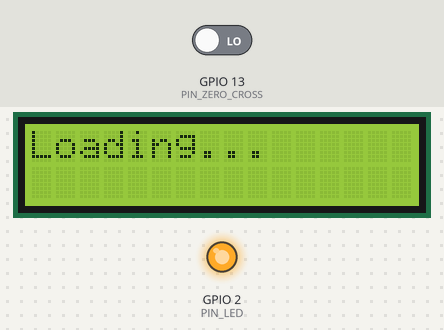
The program below on a simulated ESP8266 (Wemos D1 mini). On the bench: 16×2 character LCD, output pins drawn as LEDs (lit = HIGH). Inputs (shaded band) come from the test bench; at power-on: GPIO 13 (PIN_ZERO_CROSS) LOW. WiFi joins after 1.5 s; servers stay silent unless stated; what the program prints to the serial monitor is not drawn.

Above: at 120.9 s.
At 121.9 s:
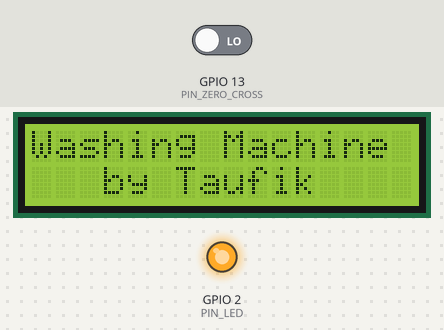
At 122.9 s:
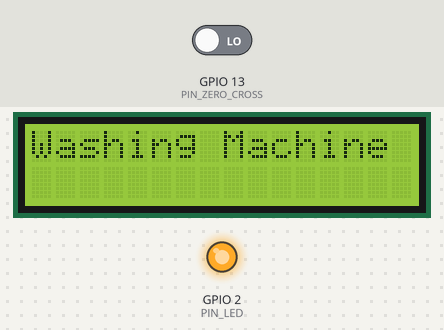
At 123.9 s:
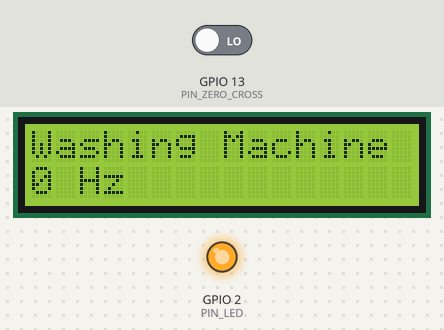
Timing chart, 0 to 125.4 s (numbered marks = the images above):
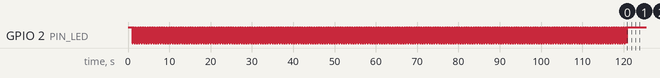

Measured:
- what the display in image 0 shows lasts 1.0 s, from 120.8 s to 121.8 s

The program:

main.cpp
```cpp
#include <Arduino.h>
#if defined(ESP8266)
  #include <ESP8266WiFi.h>
  #include <WiFiClient.h>
  #include <ESP8266WebServer.h>
  #include <ESP8266mDNS.h>
  #include <ESP8266HTTPUpdateServer.h>
  #define STASSID "IoT_TaufikHouse"
  #define STAPSK "2a6a7b8e3d53dd0f28862997e52a5a4d!"
#endif
#include <Wire.h>
#include <LiquidCrystal_I2C.h>

#if defined(ESP8266)
uint32_t PIN_LED = 2;
uint32_t PIN_ZERO_CROSS = 13;
ESP8266WebServer httpServer(80);
ESP8266HTTPUpdateServer httpUpdater;
#elif defined(STM32F1xx)
uint32_t PIN_LED = PC13;
uint32_t PIN_ZERO_CROSS = PC12;
#endif

bool ledtoogle = false;
volatile uint32_t freq = 0;
volatile uint32_t last_isr = 0;

LiquidCrystal_I2C display(PCF8574A_ADDR_A21_A11_A01, 4,5,6,16,11,12,13,14, POSITIVE);

ICACHE_RAM_ATTR void zero_crossing_isr() {
  if(millis() - last_isr > 5) {
    freq++;
    last_isr = millis();
  }
}

void setup() {
  pinMode(PIN_LED, OUTPUT);
  digitalWrite(PIN_LED, HIGH);
  Serial.begin(115200);
  Serial.println();
  Serial.println("Booting sketch...");

  #if defined(ESP8266)
  WiFi.mode(WIFI_STA);
  WiFi.begin(STASSID, STAPSK);
  MDNS.begin("washing-machine");
  httpUpdater.setup(&httpServer);
  httpServer.begin();
  MDNS.addService("http", "tcp", 80);
  Serial.println("Loaded ESP8266 routines");
  #endif

  Wire.begin();
  delay(1000);
  byte error, address, i;
  int i2cdevices = 0;
  for(address=1; address < 127; address++){
    Wire.beginTransmission(address);
    error = Wire.endTransmission();
    if(error==0){
      Serial.print(F("I2C:"));
      Serial.println(address, HEX);
      for(i=1; i<20; i++){
        ledtoogle = !ledtoogle;
        if(ledtoogle){
          digitalWrite(PIN_LED, HIGH);
        } else {
          digitalWrite(PIN_LED, LOW);
        }
        delay(50);
      }
    }
    i2cdevices++;
  }

  if(i2cdevices==0) {
    while(true){
      ledtoogle = !ledtoogle;
      if(ledtoogle){
        digitalWrite(PIN_LED, HIGH);
      } else {
        digitalWrite(PIN_LED, LOW);
      }
      delay(200);
    }
  }

  while(display.begin(16, 2, LCD_5x8DOTS) != 1) {
    Serial.println("Display failed");
    delay(2000);
    ledtoogle = !ledtoogle;
    if(ledtoogle){
      digitalWrite(PIN_LED, HIGH);
    } else {
      digitalWrite(PIN_LED, LOW);
    }
  }
  digitalWrite(PIN_LED, HIGH);

  display.print(F("Loading..."));
  delay(1000);
  attachInterrupt(PIN_ZERO_CROSS, zero_crossing_isr, RISING);
  //display.clear();
  display.setCursor(0,0);
  display.print(F("                "));
  display.setCursor(0,0);
  display.print(F("Washing Machine"));
  display.setCursor(0, 1);
  display.print(F("   by Taufik"));
  delay(1000);
  display.setCursor(0,1);
  display.print(F("                "));
}

void loop() {
  #if defined(ESP8266)
  httpServer.handleClient();
  MDNS.update();
  #endif

  static uint32_t freqtimer = millis();
  if(millis() > freqtimer + 1000) {
    display.setCursor(0,1);
    display.print(F("                "));
    display.setCursor(0,1);
    display.print(freq/2);
    display.print(F(" Hz"));
    freq = 0;
    freqtimer = millis();
  }
}
```
